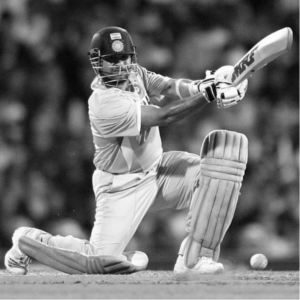
#> input picture Experiment No 2/input_image.png, 300 x 300 px
$ jupyter execute 'Experiment No 2.ipynb'
#> lines starting #> are read from the running program, lines starting #| are printed output that depends on the picture
<div style="text-align: center;">
    <h3>Experiment No. 2</h3>
</div>

<div style="border: 1px solid #ccc; padding: 8px; background-color: #f0f0f0; text-align: center;">
    <strong>AIM</strong>
</div>

**To perform image enhancement using histogram equalization and analyze its effects on
image contrast and quality.**

<div style="border: 1px solid #ccc; padding: 8px; background-color: #f0f0f0; text-align: center;">
    <strong>Theory/Procedure/Algorithm</strong>
</div>

Histogram equalization is a technique used in image processing to enhance the contrast of an image. The technique works by redistributing the intensity values of the pixels in the image so that the histogram of the output image spans a wider range of values, effectively improving its contrast. This technique is particularly useful for images with poor lighting or low contrast.

##### Key Concepts:
1. **Histogram**: The histogram of an image is a graphical representation of the distribution of its pixel intensity values. It shows the number of pixels for each intensity level, ranging from 0 to 255 in an 8-bit grayscale image.

2. **Equalization**: Histogram equalization attempts to flatten the image's histogram, redistributing pixel intensities across the available range (0 to 255). This enhances the contrast in the image, making details more visible, especially in regions where intensity levels are concentrated within a narrow range.

3. **Image Contrast**: Contrast refers to the difference between the maximum and minimum intensity values in an image. An image with high contrast shows a large difference between light and dark areas, while a low-contrast image appears more "washed out."

##### Steps in Histogram Equalization:
- **Step 1**: Calculate the histogram of the original image.
- **Step 2**: Compute the cumulative distribution function (CDF) of the pixel intensities.
- **Step 3**: Normalize the CDF.
- **Step 4**: Use the normalized CDF to remap the pixel intensities in the original image, creating a new image with enhanced contrast.

[cell 1]
import cv2
import numpy as np
import matplotlib.pyplot as plt
# Load the original grayscale image
img = cv2.imread('input_image.png', 0)  # 0 means grayscale image
#> img is the input picture: shape (300, 300); min 6, max 253, mean 112.4

# Perform Histogram Equalization
equalized_img = cv2.equalizeHist(img)
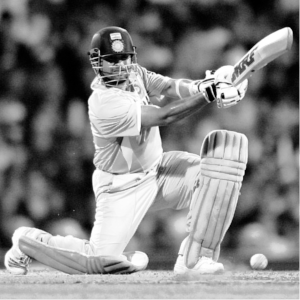
#> equalized_img: shape (300, 300); min 0, max 255, mean 128.1

# Plot Original and Equalized Images
plt.figure(figsize=(12, 6))

plt.subplot(2, 2, 1)
plt.imshow(img, cmap='gray')
plt.title('Original Image')
plt.axis('off')

plt.subplot(2, 2, 2)
plt.imshow(equalized_img, cmap='gray')
plt.title('Equalized Image')
plt.axis('off')

# Plot Histograms
plt.subplot(2, 2, 3)
plt.hist(img.ravel(), bins=256, range=[0, 256], color='blue')
plt.title('Histogram of Original Image')
plt.xlabel('Pixel Intensity')
plt.ylabel('Frequency')

plt.subplot(2, 2, 4)
plt.hist(equalized_img.ravel(), bins=256, range=[0, 256], color='green')
plt.title('Histogram of Equalized Image')
plt.xlabel('Pixel Intensity')
plt.ylabel('Frequency')

# Show the plots
plt.tight_layout()
plt.show()
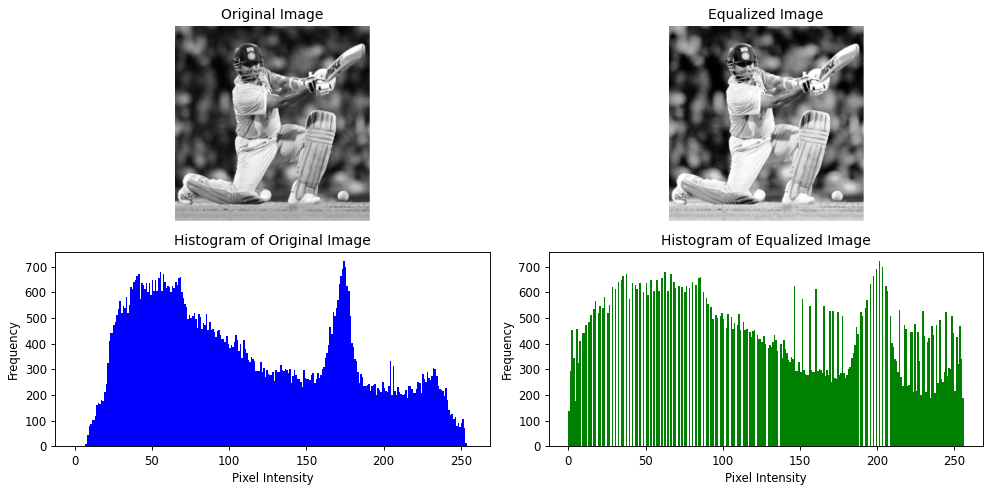
#> figure drawn by matplotlib, 4 panels; panel 3: tallest bar 722 high, from x = 174 to 175; panel 4: tallest bar 722 high, from x = 201 to 202

# Save the equalized image
cv2.imwrite('equalized_image.jpg', equalized_img)
#> Out = True
